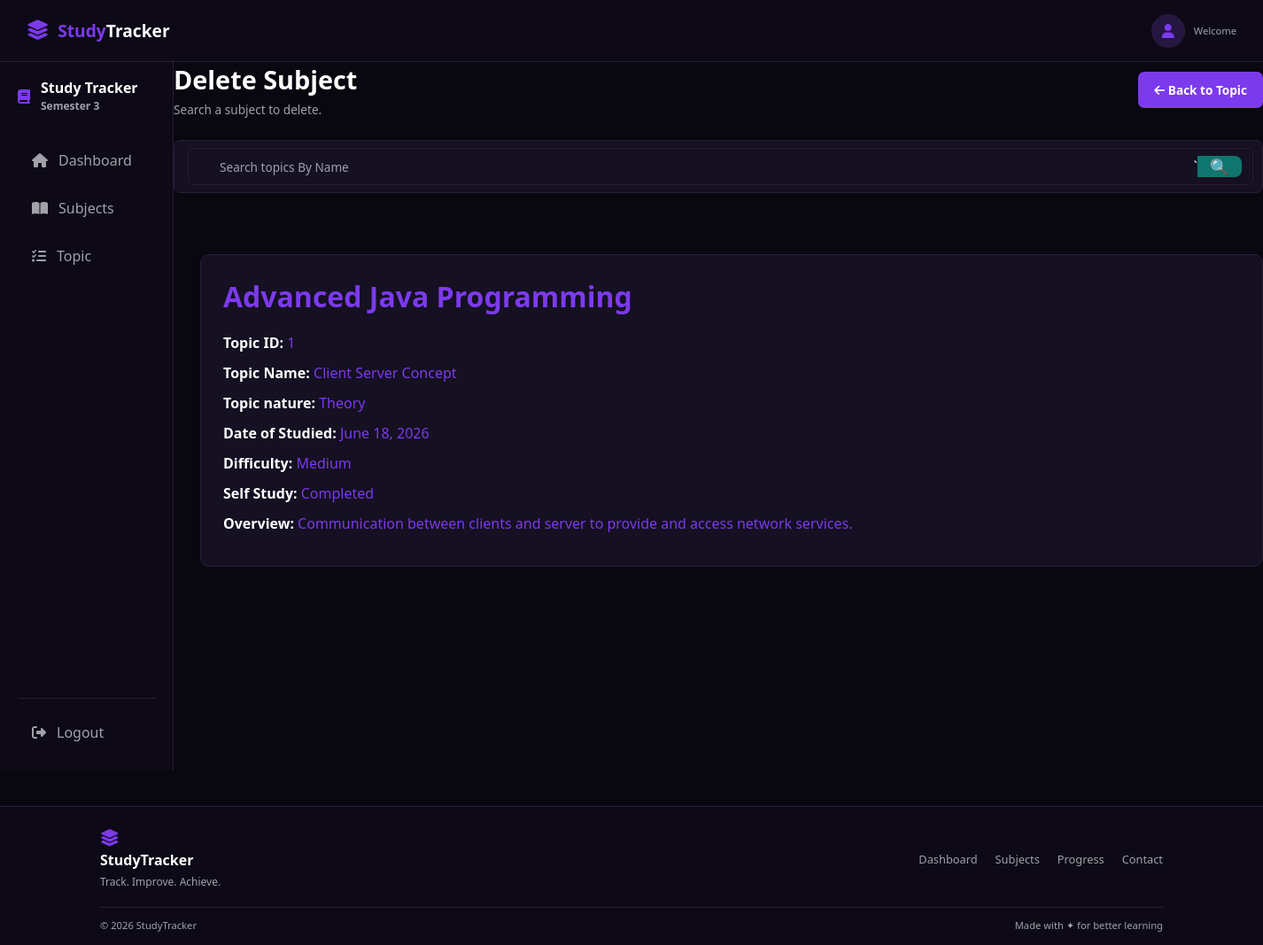
/topics/singletopic/Client Server Concept, run on the app's committed database.
### Topics/models.py (models this page shows, shortened)
class Topics(models.Model):
    topic_id=models.CharField(primary_key=True)
    sub_id=models.ForeignKey(
        Subjects,
        on_delete=models.SET_NULL,
        null=True,
        blank=True
    )
    topic_name=models.CharField()
    topic_nature=models.CharField()
    date_studied=models.DateField()
    difficulty=models.CharField()
    self_study=models.CharField(null=True)
    overview=models.CharField()

### Subjects/models.py (models this page shows)
class Subjects(models.Model):
    sub_id=models.CharField(primary_key=True)
    sub_code=models.CharField()
    sub_name=models.CharField()
    sub_type=models.CharField()
    sub_nature=models.CharField()
    credit=models.IntegerField()
    prog=models.IntegerField()
    desc=models.CharField()
    def __str__(self):
            return self.sub_name

### Topics/views.py (the view)
# urls.py: path('singletopic/<str:topic_name>',views.singletopic,name="singletopic"),
def singletopic(request,topic_name):
    try:
        data=Topics.objects.filter(topic_name=topic_name)
        context={
            "data":data
        }
    except Topics.DoesNotExist:
        context={
            "error":"Not found Topic with this Name"
        }
    return render(request,"topics/singletopic.html",context)

### templates/topics/singletopic.html (shortened to what this page needs)
{% extends 'base.html' %}
{% block 'content' %}
    <div class="app-container">
    <aside class="sidebar">
        <div class="brand">
            <i class="fas fa-book"></i>
            <h2>
                Study Tracker
                <span>Semester 3</span>
            </h2>
        </div>
        <nav class="nav-menu">
            <a href="/deshboard_subjects/" class="nav-item ">
                <i class="fas fa-home"></i>
                Dashboard
            </a>
            <a href="/subjects/" class="nav-item">
                <i class="fas fa-book-open"></i>
                Subjects
            </a>
            <a href="/topics/" class="nav-item">
                <i class="fas fa-tasks"></i>
                Topic
            </a>
        </nav>
        <div class="logout">
            <a href="/login/" class="nav-item">
                <i class="fas fa-sign-out-alt"></i>
                Logout
            </a>
        </div>
    </aside>
    <div class="subject-page">
    <div class="subject-page-header">
        <div>
            <h1>Delete Subject</h1>
            <p>Search a subject to delete.</p>
        </div>
        <a href="/topics/" class="add-subject-btn">
            <i class="fa-solid fa-arrow-left"></i>
            Back to Topic
        </a>
    </div>
    <form method="POST" action="/topics/searchtopic/" class="delete-search">
            <div class="search-box">
                <input type="text" placeholder="Search topics By Name" name="s" >
            `   <button type="submit">🔍</button>
        </div>
        </form>
        <br><br>
    {% if data %}
    {% for i in data %}
    <div class="single-subject-card">
    <h1>{{ i.sub_id }}</h1>
    <p><b>Topic ID:</b> {{ i.topic_id }}</p>
    <p><b>Topic Name:</b> {{ i.topic_name }}</p>
    <p><b>Topic nature:</b> {{ i.topic_nature }}</p>
    <p><b>Date of Studied:</b> {{ i.date_studied }}</p>
    <p><b>Difficulty:</b> {{ i.difficulty }}</p>
    <p><b>Self Study:</b>
        {% if i.self_study != null and i.self_study == "on" %}
        Completed
        {% else %}
        Pendding
        {% endif %}
    </p>
    <p><b>Overview:</b> {{i.overview }}</p>
    </div>
    {% endfor %}
    {% endif %}
<br>
    </div>
    </div>
{% endblock %}

### Semester_3_Study_Tracker/static/css/style.css (style rules this page uses)
:root { --bg-dark: #09070f; --card-bg: #151022; --sidebar-bg: #0d0916; --purple-primary: #7c3aed; --purple-hover: #6d28d9; --purple-light: #261642; --text-white: #ffffff; --text-muted: #a1a1aa; --border-color: #271e38; --danger-color: #ef4444; --danger-hover: #dc2626; }
* { margin: 0; padding: 0; box-sizing: border-box; font-family: 'Segoe UI', Tahoma, Geneva, Verdana, sans-serif; }
body { background-color: var(--bg-dark); color: var(--text-white); min-height: 100vh; }
.app-container { display: flex; min-height: 100vh; }
.sidebar { width: 250px; background-color: var(--sidebar-bg); border-right: 1px solid var(--border-color); padding: 20px; display: flex; flex-direction: column; }
.brand { display: flex; align-items: center; gap: 12px; color: var(--purple-primary); margin-bottom: 30px; }
.brand h2 { font-size: 1rem; color: var(--text-white); line-height: 1.2; }
.brand h2 span { font-size: 0.75rem; color: var(--text-muted); }
.nav-menu { display: flex; flex-direction: column; gap: 8px; flex: 1; }
.nav-item { display: flex; align-items: center; gap: 12px; padding: 12px 16px; color: var(--text-muted); text-decoration: none; border-radius: 8px; transition: 0.3s; }
.logout { border-top: 1px solid var(--border-color); padding-top: 15px; }
.search-box { display: flex; align-items: center; background: var(--card-bg); border: 1px solid var(--border-color); padding: 8px 12px; border-radius: 6px; flex: 1; }
.search-box input { background: transparent; border: none; color: var(--text-white); outline: none; margin-left: 8px; width: 100%; }
.subject-page { width: 100%; }
.subject-page-header { display: flex; justify-content: space-between; align-items: center; margin-bottom: 25px; }
.subject-page-header h1 { font-size: 1.8rem; margin-bottom: 5px; }
.subject-page-header p { color: var(--text-muted); font-size: 0.85rem; }
.add-subject-btn { background: var(--purple-primary); color: white; padding: 11px 18px; border-radius: 7px; text-decoration: none; font-size: 0.85rem; font-weight: 600; transition: 0.3s; }
.search-box { display: flex; width: 350px; height: 42px; }
.search-box input { flex: 1; padding: 0 15px; border: 1px solid #d1d5db; border-right: none; border-radius: 8px 0 0 8px; outline: none; font-size: 14px; }
.search-box button { width: 50px; border: none; border-radius: 0 8px 8px 0; background: #0f766e; color: white; cursor: pointer; font-size: 18px; }
.delete-search { max-width: 100%; display: flex; align-items: center; gap: 10px; background: var(--card-bg); border: 1px solid var(--border-color); border-radius: 8px; padding: 8px 10px 8px 15px; margin-bottom: 25px; }
.delete-search input { flex: 1; background: transparent; border: none; outline: none; color: var(--text-white); font-size: 0.85rem; }
.delete-search input::placeholder { color: var(--text-muted); }
.single-subject-card p { margin: 12px 0; color: var(--text-muted); }
.single-subject-card { width: 1200px; padding: 25px; margin-left: 30px; background: var(--card-bg); border: 1px solid var(--border-color); border-radius: 10px; }
.single-subject-card h1 { color: var(--purple-primary); font-size: 2rem; margin-bottom: 20px; }
.single-subject-card p { color: var(--text-muted); margin: 12px 0; color: var(--purple-primary); }
.single-subject-card b { color: var(--text-white); }

### data on the page
Topics: sub_id "Advanced Java Programming", topic_id "1", topic_name "Client Server Concept", topic_nature "Theory", date_studied "June 18, 2026", difficulty "Medium", self_study "Completed", overview "Communication between clients and server to provide and access network services."
